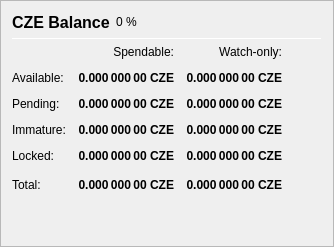
                   <widget class="QFrame" name="frame_Balances">
                    <property name="frameShape">
                     <enum>QFrame::StyledPanel</enum>
                    </property>
                    <property name="frameShadow">
                     <enum>QFrame::Raised</enum>
                    </property>
                    <layout class="QVBoxLayout" name="verticalLayout_4">
                     <item>
                      <layout class="QHBoxLayout" name="horizontalLayout_4">
                       <item>
                        <widget class="QLabel" name="label_CZEBalance">
                         <property name="minimumSize">
                          <size>
                           <width>0</width>
                           <height>20</height>
                          </size>
                         </property>
                         <property name="font">
                          <font>
                           <pointsize>12</pointsize>
                           <weight>75</weight>
                           <bold>true</bold>
                           <kerning>true</kerning>
                          </font>
                         </property>
                         <property name="text">
                          <string>CZE Balance</string>
                         </property>
                        </widget>
                       </item>
                       <item>
                        <widget class="QLabel" name="labelCZEPercent">
                         <property name="text">
                          <string notr="true">0 %</string>
                         </property>
                        </widget>
                       </item>
                       <item>
                        <spacer name="horizontalSpacer_3">
                         <property name="orientation">
                          <enum>Qt::Horizontal</enum>
                         </property>
                         <property name="sizeHint" stdset="0">
                          <size>
                           <width>40</width>
                           <height>20</height>
                          </size>
                         </property>
                        </spacer>
                       </item>
                      </layout>
                     </item>
                     <item>
                      <widget class="Line" name="line_Balance">
                       <property name="minimumSize">
                        <size>
                         <width>0</width>
                         <height>1</height>
                        </size>
                       </property>
                       <property name="maximumSize">
                        <size>
                         <width>16777215</width>
                         <height>1</height>
                        </size>
                       </property>
                       <property name="orientation">
                        <enum>Qt::Horizontal</enum>
                       </property>
                      </widget>
                     </item>
                     <item>
                      <layout class="QGridLayout" name="gridLayout">
                       <property name="spacing">
                        <number>12</number>
                       </property>
                       <item row="0" column="1">
                        <widget class="QLabel" name="labelSpendable">
                         <property name="text">
                          <string>Spendable:</string>
                         </property>
                         <property name="alignment">
                          <set>Qt::AlignRight|Qt::AlignTrailing|Qt::AlignVCenter</set>
                         </property>
                        </widget>
                       </item>
                       <item row="0" column="2">
                        <widget class="QLabel" name="labelWatchonly">
                         <property name="text">
                          <string>Watch-only:</string>
                         </property>
                         <property name="alignment">
                          <set>Qt::AlignRight|Qt::AlignTrailing|Qt::AlignVCenter</set>
                         </property>
                        </widget>
                       </item>
                       <item row="1" column="0">
                        <widget class="QLabel" name="labelBalanceText">
                         <property name="text">
                          <string>Available:</string>
                         </property>
                        </widget>
                       </item>
                       <item row="1" column="1">
                        <widget class="QLabel" name="labelBalance">
                         <property name="font">
                          <font>
                           <weight>75</weight>
                           <bold>true</bold>
                          </font>
                         </property>
                         <property name="cursor">
                          <cursorShape>IBeamCursor</cursorShape>
                         </property>
                         <property name="toolTip">
                          <string>Your current spendable balance</string>
                         </property>
                         <property name="text">
                          <string notr="true">0.000 000 00 CZE</string>
                         </property>
                         <property name="alignment">
                          <set>Qt::AlignRight|Qt::AlignTrailing|Qt::AlignVCenter</set>
                         </property>
                         <property name="textInteractionFlags">
                          <set>Qt::LinksAccessibleByMouse|Qt::TextSelectableByKeyboard|Qt::TextSelectableByMouse</set>
                         </property>
                        </widget>
                       </item>
                       <item row="1" column="2">
                        <widget class="QLabel" name="labelWatchAvailable">
                         <property name="font">
                          <font>
                           <weight>75</weight>
                           <bold>true</bold>
                          </font>
                         </property>
                         <property name="cursor">
                          <cursorShape>IBeamCursor</cursorShape>
                         </property>
                         <property name="toolTip">
                          <string>Your current balance in watch-only addresses</string>
                         </property>
                         <property name="text">
                          <string notr="true">0.000 000 00 CZE</string>
                         </property>
                         <property name="alignment">
                          <set>Qt::AlignRight|Qt::AlignTrailing|Qt::AlignVCenter</set>
                         </property>
                         <property name="textInteractionFlags">
                          <set>Qt::LinksAccessibleByMouse|Qt::TextSelectableByKeyboard|Qt::TextSelectableByMouse</set>
                         </property>
                        </widget>
                       </item>
                       <item row="2" column="0">
                        <widget class="QLabel" name="labelPendingText">
                         <property name="text">
                          <string>Pending:</string>
                         </property>
                        </widget>
                       </item>
                       <item row="2" column="1">
                        <widget class="QLabel" name="labelUnconfirmed">
                         <property name="font">
                          <font>
                           <weight>75</weight>
                           <bold>true</bold>
                          </font>
                         </property>
                         <property name="cursor">
                          <cursorShape>IBeamCursor</cursorShape>
                         </property>
                         <property name="toolTip">
                          <string>Total of transactions that have yet to be confirmed, and do not yet count toward the spendable balance</string>
                         </property>
                         <property name="text">
                          <string notr="true">0.000 000 00 CZE</string>
                         </property>
                         <property name="alignment">
                          <set>Qt::AlignRight|Qt::AlignTrailing|Qt::AlignVCenter</set>
                         </property>
                         <property name="textInteractionFlags">
                          <set>Qt::LinksAccessibleByMouse|Qt::TextSelectableByKeyboard|Qt::TextSelectableByMouse</set>
                         </property>
                        </widget>
                       </item>
                       <item row="2" column="2">
                        <widget class="QLabel" name="labelWatchPending">
                         <property name="font">
                          <font>
                           <weight>75</weight>
                           <bold>true</bold>
                          </font>
                         </property>
                         <property name="cursor">
                          <cursorShape>IBeamCursor</cursorShape>
                         </property>
                         <property name="toolTip">
                          <string>Unconfirmed transactions to watch-only addresses</string>
                         </property>
                         <property name="text">
                          <string notr="true">0.000 000 00 CZE</string>
                         </property>
                         <property name="alignment">
                          <set>Qt::AlignRight|Qt::AlignTrailing|Qt::AlignVCenter</set>
                         </property>
                         <property name="textInteractionFlags">
                          <set>Qt::LinksAccessibleByMouse|Qt::TextSelectableByKeyboard|Qt::TextSelectableByMouse</set>
                         </property>
                        </widget>
                       </item>
                       <item row="3" column="0">
                        <widget class="QLabel" name="labelImmatureText">
                         <property name="text">
                          <string>Immature:</string>
                         </property>
                        </widget>
                       </item>
                       <item row="3" column="1">
                        <widget class="QLabel" name="labelImmature">
                         <property name="font">
                          <font>
                           <weight>75</weight>
                           <bold>true</bold>
                          </font>
                         </property>
                         <property name="cursor">
                          <cursorShape>IBeamCursor</cursorShape>
                         </property>
                         <property name="toolTip">
                          <string>Staked or masternode rewards that has not yet matured</string>
                         </property>
                         <property name="text">
                          <string notr="true">0.000 000 00 CZE</string>
                         </property>
                         <property name="alignment">
                          <set>Qt::AlignRight|Qt::AlignTrailing|Qt::AlignVCenter</set>
                         </property>
                         <property name="textInteractionFlags">
                          <set>Qt::LinksAccessibleByMouse|Qt::TextSelectableByKeyboard|Qt::TextSelectableByMouse</set>
                         </property>
                        </widget>
                       </item>
                       <item row="3" column="2">
                        <widget class="QLabel" name="labelWatchImmature">
                         <property name="font">
                          <font>
                           <weight>75</weight>
                           <bold>true</bold>
                          </font>
                         </property>
                         <property name="cursor">
                          <cursorShape>IBeamCursor</cursorShape>
                         </property>
                         <property name="toolTip">
                          <string>Staked or masternode rewards in watch-only addresses that has not yet matured</string>
                         </property>
                         <property name="text">
                          <string notr="true">0.000 000 00 CZE</string>
                         </property>
                         <property name="alignment">
                          <set>Qt::AlignRight|Qt::AlignTrailing|Qt::AlignVCenter</set>
                         </property>
                         <property name="textInteractionFlags">
                          <set>Qt::LinksAccessibleByMouse|Qt::TextSelectableByKeyboard|Qt::TextSelectableByMouse</set>
                         </property>
                        </widget>
                       </item>
                       <item row="4" column="0">
                        <widget class="QLabel" name="labelLockedBalanceText">
                         <property name="toolTip">
                          <string>Locked CZE or Masternode collaterals. These are excluded from zcarbon minting.</string>
                         </property>
                         <property name="text">
                          <string>Locked:</string>
                         </property>
                        </widget>
                       </item>
                       <item row="4" column="1">
                        <widget class="QLabel" name="labelLockedBalance">
                         <property name="font">
                          <font>
                           <weight>75</weight>
                           <bold>true</bold>
                          </font>
                         </property>
                         <property name="cursor">
                          <cursorShape>IBeamCursor</cursorShape>
                         </property>
                         <property name="toolTip">
                          <string>Locked CZE or Masternode collaterals. These are excluded from zcarbon minting.</string>
                         </property>
                         <property name="text">
                          <string notr="true">0.000 000 00 CZE</string>
                         </property>
                         <property name="alignment">
                          <set>Qt::AlignRight|Qt::AlignTrailing|Qt::AlignVCenter</set>
                         </property>
                         <property name="textInteractionFlags">
                          <set>Qt::LinksAccessibleByMouse|Qt::TextSelectableByKeyboard|Qt::TextSelectableByMouse</set>
                         </property>
                        </widget>
                       </item>
                       <item row="4" column="2">
                        <widget class="QLabel" name="labelWatchLocked">
                         <property name="font">
                          <font>
                           <weight>75</weight>
                           <bold>true</bold>
                          </font>
                         </property>
                         <property name="cursor">
                          <cursorShape>IBeamCursor</cursorShape>
                         </property>
                         <property name="toolTip">
                          <string>Current locked balance in watch-only addresses</string>
                         </property>
                         <property name="text">
                          <string notr="true">0.000 000 00 CZE</string>
                         </property>
                         <property name="alignment">
                          <set>Qt::AlignRight|Qt::AlignTrailing|Qt::AlignVCenter</set>
                         </property>
                         <property name="textInteractionFlags">
                          <set>Qt::LinksAccessibleByMouse|Qt::TextSelectableByKeyboard|Qt::TextSelectableByMouse</set>
                         </property>
                        </widget>
                       </item>
                       <item row="5" column="0">
                        <widget class="QLabel" name="labelTotalText">
                         <property name="toolTip">
                          <string>Your current CarbonZero balance, unconfirmed and immature transactions included</string>
                         </property>
                         <property name="text">
                          <string>Total:</string>
                         </property>
                        </widget>
                       </item>
                       <item row="5" column="1">
                        <widget class="QLabel" name="labelTotal">
                         <property name="font">
                          <font>
                           <weight>75</weight>
                           <bold>true</bold>
                          </font>
                         </property>
                         <property name="cursor">
                          <cursorShape>IBeamCursor</cursorShape>
                         </property>
                         <property name="toolTip">
                          <string>Your current CarbonZero balance, unconfirmed and immature transactions included</string>
                         </property>
                         <property name="text">
                          <string notr="true">0.000 000 00 CZE</string>
                         </property>
                         <property name="alignment">
                          <set>Qt::AlignRight|Qt::AlignTrailing|Qt::AlignVCenter</set>
                         </property>
                         <property name="textInteractionFlags">
                          <set>Qt::LinksAccessibleByMouse|Qt::TextSelectableByKeyboard|Qt::TextSelectableByMouse</set>
                         </property>
                        </widget>
                       </item>
                       <item row="5" column="2">
                        <widget class="QLabel" name="labelWatchTotal">
                         <property name="font">
                          <font>
                           <weight>75</weight>
                           <bold>true</bold>
                          </font>
                         </property>
                         <property name="cursor">
                          <cursorShape>IBeamCursor</cursorShape>
                         </property>
                         <property name="toolTip">
                          <string>Current total balance in watch-only addresses</string>
                         </property>
                         <property name="text">
                          <string notr="true">0.000 000 00 CZE</string>
                         </property>
                         <property name="alignment">
                          <set>Qt::AlignRight|Qt::AlignTrailing|Qt::AlignVCenter</set>
                         </property>
                         <property name="textInteractionFlags">
                          <set>Qt::LinksAccessibleByMouse|Qt::TextSelectableByKeyboard|Qt::TextSelectableByMouse</set>
                         </property>
                        </widget>
                       </item>
                       <item row="5" column="3">
                        <spacer name="horizontalSpacer_9">
                         <property name="orientation">
                          <enum>Qt::Horizontal</enum>
                         </property>
                         <property name="sizeHint" stdset="0">
                          <size>
                           <width>40</width>
                           <height>20</height>
                          </size>
                         </property>
                        </spacer>
                       </item>
                      </layout>
                     </item>
                     <item>
                      <spacer name="verticalSpacer_3">
                       <property name="orientation">
                        <enum>Qt::Vertical</enum>
                       </property>
                       <property name="sizeHint" stdset="0">
                        <size>
                         <width>20</width>
                         <height>40</height>
                        </size>
                       </property>
                      </spacer>
                     </item>
                    </layout>
                   </widget>
